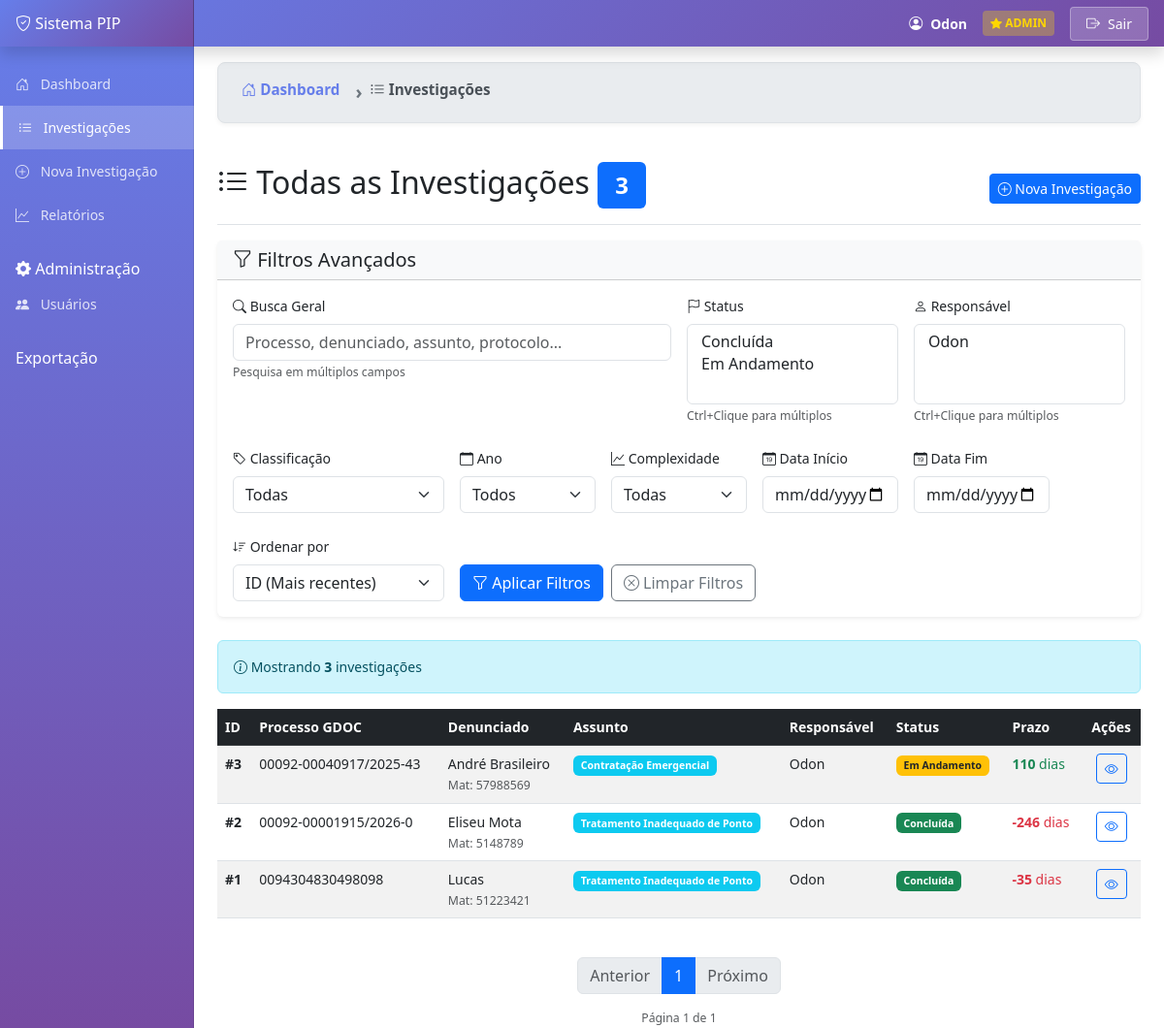
Screenshot of /investigacoes (signed in) with the database file from the repository.
### models.py (models this page shows, shortened)
class Investigacao(db.Model):
    __tablename__ = 'investigacoes'
    id = db.Column(db.Integer, primary_key=True)
    responsavel = db.Column(db.String(100), nullable=False)
    origem = db.Column(db.String(50))
    canal = db.Column(db.String(50))
    protocolo_origem = db.Column(db.String(100))
    admitida_ou_inadmitida = db.Column(db.String(20))
    unidade_origem = db.Column(db.String(100))
    classificacao = db.Column(db.String(100))
    assunto = db.Column(db.String(200))
    processo_gdoc = db.Column(db.String(100))
    ano = db.Column(db.Integer)
    denunciante = db.Column(db.String(200))
    matricula_denunciado = db.Column(db.String(50))
    nome_denunciado = db.Column(db.String(200))
    setor = db.Column(db.String(100))
    diretoria = db.Column(db.String(100))
    vinculo = db.Column(db.String(50))
    objeto_especificacao = db.Column(db.Text)
    diligencias = db.Column(db.Text)
    complexidade = db.Column(db.String(20))
    entrada_prfi = db.Column(db.Date)
    portaria_instauracao = db.Column(db.String(100))
    distribuicao_prfip = db.Column(db.Date)
    distribuicao_prfir = db.Column(db.Date)
    previsao_conclusao = db.Column(db.Date)
    data_conclusao = db.Column(db.Date, nullable=True)  # ✅ NOVO CAMPO ADICIONADO!
    status = db.Column(db.String(50), default='Em Andamento')
    resultado_final = db.Column(db.String(200))
    justificativa = db.Column(db.Text)
    envio_prfi = db.Column(db.Date)
    envio_prf = db.Column(db.Date)
    criado_em = db.Column(db.DateTime, default=datetime.utcnow)
    atualizado_em = db.Column(db.DateTime, default=datetime.utcnow, onupdate=datetime.utcnow)
    historico = db.relationship('HistoricoDiligencia', backref='investigacao', lazy=True, cascade='all, delete-orphan')

### app.py (the view, shortened to what this page needs)
@app.route('/investigacoes')
def investigacoes():
    if 'usuario' not in session:
        flash('Você precisa fazer login primeiro!', 'warning')
        return redirect(url_for('login'))
    query = Investigacao.query
    filtros_status = request.args.getlist('status')  # Pega lista de valores
    if filtros_status and 'todos' not in filtros_status:
        query = query.filter(Investigacao.status.in_(filtros_status))
    filtros_responsavel = request.args.getlist('responsavel')
    if filtros_responsavel and 'todos' not in filtros_responsavel:
        query = query.filter(Investigacao.responsavel.in_(filtros_responsavel))
    filtro_classificacao = request.args.get('classificacao')
    if filtro_classificacao and filtro_classificacao != 'todos':
        query = query.filter(Investigacao.classificacao == filtro_classificacao)
    filtro_ano = request.args.get('ano')
    if filtro_ano and filtro_ano != 'todos':
        query = query.filter(Investigacao.ano == int(filtro_ano))
    data_inicio = request.args.get('data_inicio')
    data_fim = request.args.get('data_fim')
    if data_inicio:
        try:
            data_inicio_obj = datetime.strptime(data_inicio, '%Y-%m-%d').date()
            query = query.filter(Investigacao.entrada_prfi >= data_inicio_obj)
        except:
            pass
    if data_fim:
        try:
            data_fim_obj = datetime.strptime(data_fim, '%Y-%m-%d').date()
            query = query.filter(Investigacao.entrada_prfi <= data_fim_obj)
        except:
            pass
    filtro_complexidade = request.args.get('complexidade')
    if filtro_complexidade and filtro_complexidade != 'todos':
        query = query.filter(Investigacao.complexidade == filtro_complexidade)
    busca = request.args.get('busca')
    ordenar_por = request.args.get('ordenar_por', 'id_desc')
    if ordenar_por == 'id_asc':
        query = query.order_by(Investigacao.id.asc())
    elif ordenar_por == 'id_desc':
        query = query.order_by(Investigacao.id.desc())
    elif ordenar_por == 'previsao_asc':
        query = query.order_by(Investigacao.previsao_conclusao.asc())
    elif ordenar_por == 'previsao_desc':
        query = query.order_by(Investigacao.previsao_conclusao.desc())
    elif ordenar_por == 'status_asc':
        query = query.order_by(Investigacao.status.asc())
    elif ordenar_por == 'status_desc':
        query = query.order_by(Investigacao.status.desc())
    elif ordenar_por == 'responsavel_asc':
        query = query.order_by(Investigacao.responsavel.asc())
    elif ordenar_por == 'responsavel_desc':
        query = query.order_by(Investigacao.responsavel.desc())
    page = request.args.get('page', 1, type=int)
    per_page = 10  # Número de itens por página
    pagination = query.paginate(page=page, per_page=per_page, error_out=False)
    total_resultados = pagination.total
    lista_status = db.session.query(Investigacao.status).distinct().order_by(Investigacao.status).all()
    lista_responsaveis = db.session.query(Investigacao.responsavel).distinct().order_by(Investigacao.responsavel).all()
    lista_classificacoes = db.session.query(Investigacao.classificacao).distinct().order_by(Investigacao.classificacao).all()
    lista_anos = db.session.query(Investigacao.ano).distinct().order_by(Investigacao.ano.desc()).all()
    lista_complexidades = db.session.query(Investigacao.complexidade).distinct().order_by(Investigacao.complexidade).all()
    return render_template('investigacoes.html',
                         investigacoes=pagination, # ✅ Passando o objeto de paginação
                         total_resultados=total_resultados,
                         lista_status=[s[0] for s in lista_status if s[0]],
                         lista_responsaveis=[r[0] for r in lista_responsaveis if r[0]],
                         lista_classificacoes=[c[0] for c in lista_classificacoes if c[0]],
                         lista_anos=[a[0] for a in lista_anos if a[0]],
                         lista_complexidades=[c[0] for c in lista_complexidades if c[0]],
                         filtros_status=filtros_status,
                         filtros_responsavel=filtros_responsavel,
                         filtro_classificacao=filtro_classificacao,
                         filtro_ano=filtro_ano,
                         filtro_complexidade=filtro_complexidade,
                         data_inicio=data_inicio,
                         data_fim=data_fim,
                         busca=busca,
                         ordenar_por=ordenar_por,
                         hoje=datetime.now().date())

### templates/investigacoes.html (shortened to what this page needs)
{% extends "base.html" %}
{% block breadcrumbs %}
<nav aria-label="breadcrumb" class="mt-3">
    <ol class="breadcrumb">
        <li class="breadcrumb-item">
            <a href="{{ url_for('dashboard') }}"><i class="bi bi-house-door"></i> Dashboard</a>
        </li>
        <li class="breadcrumb-item active" aria-current="page">
            <i class="bi bi-list-ul"></i> Investigações
        </li>
    </ol>
</nav>
{% endblock %}
{% block content %}
<div class="d-flex justify-content-between flex-wrap flex-md-nowrap align-items-center pt-3 pb-2 mb-3 border-bottom">
    <h1 class="h2">
        <i class="bi bi-list-ul"></i> Todas as Investigações
        {% if total_resultados > 0 %}
            <span class="badge bg-primary">{{ total_resultados }}</span>
        {% endif %}
    </h1>
    <div class="btn-toolbar mb-2 mb-md-0">
        <a href="{{ url_for('nova_investigacao') }}" class="btn btn-sm btn-primary">
            <i class="bi bi-plus-circle"></i> Nova Investigação
        </a>
    </div>
</div>
<div class="card mb-4">
    <div class="card-header bg-light">
        <h5 class="mb-0"><i class="bi bi-funnel"></i> Filtros Avançados</h5>
    </div>
    <div class="card-body">
        <form method="GET" action="{{ url_for('investigacoes') }}">
            <div class="row g-3">
                <div class="col-md-6">
                    <label class="form-label"><i class="bi bi-search"></i> Busca Geral</label>
                    <input type="text" class="form-control" name="busca"
                           placeholder="Processo, denunciado, assunto, protocolo..."
                           value="{{ busca or '' }}">
                    <small class="text-muted">Pesquisa em múltiplos campos</small>
                </div>
                <div class="col-md-3">
                    <label class="form-label"><i class="bi bi-flag"></i> Status</label>
                    <select class="form-select" name="status" multiple size="3">
                        {% for st in lista_status %}
                            <option value="{{ st }}" {% if st in filtros_status %}selected{% endif %}>
                            </option>
                        {% endfor %}
                    </select>
                    <small class="text-muted">Ctrl+Clique para múltiplos</small>
                </div>
                <div class="col-md-3">
                    <label class="form-label"><i class="bi bi-person"></i> Responsável</label>
                    <select class="form-select" name="responsavel" multiple size="3">
                        {% for resp in lista_responsaveis %}
                            <option value="{{ resp }}" {% if resp in filtros_responsavel %}selected{% endif %}>
                            </option>
                        {% endfor %}
                    </select>
                    <small class="text-muted">Ctrl+Clique para múltiplos</small>
                </div>
            </div>
            <div class="row g-3 mt-2">
                <div class="col-md-3">
                    <label class="form-label"><i class="bi bi-tag"></i> Classificação</label>
                    <select class="form-select" name="classificacao">
                        <option value="todos">Todas</option>
                    </select>
                </div>
                <div class="col-md-2">
                    <label class="form-label"><i class="bi bi-calendar"></i> Ano</label>
                    <select class="form-select" name="ano">
                        <option value="todos">Todos</option>
                    </select>
                </div>
                <div class="col-md-2">
                    <label class="form-label"><i class="bi bi-graph-up"></i> Complexidade</label>
                    <select class="form-select" name="complexidade">
                        <option value="todos">Todas</option>
                    </select>
                </div>
                <div class="col-md-2">
                    <label class="form-label"><i class="bi bi-calendar-date"></i> Data Início</label>
                    <input type="date" class="form-control" name="data_inicio" value="{{ data_inicio or '' }}">
                </div>
                <div class="col-md-2">
                    <label class="form-label"><i class="bi bi-calendar-date"></i> Data Fim</label>
                    <input type="date" class="form-control" name="data_fim" value="{{ data_fim or '' }}">
                </div>
            </div>
            <div class="row g-3 mt-2">
                <div class="col-md-3">
                    <label class="form-label"><i class="bi bi-sort-down"></i> Ordenar por</label>
                    <select class="form-select" name="ordenar_por">
                        <option value="id_desc" {% if ordenar_por == 'id_desc' %}selected{% endif %}>ID (Mais recentes)</option>
                    </select>
                </div>
                <div class="col-md-9 d-flex align-items-end">
                    <button type="submit" class="btn btn-primary me-2">
                        <i class="bi bi-funnel"></i> Aplicar Filtros
                    </button>
                    <a href="{{ url_for('investigacoes') }}" class="btn btn-outline-secondary">
                        <i class="bi bi-x-circle"></i> Limpar Filtros
                    </a>
                </div>
            </div>
        </form>
    </div>
</div>
{% if total_resultados > 0 %}
    <div class="alert alert-info">
        <i class="bi bi-info-circle"></i>
        Mostrando <strong>{{ total_resultados }}</strong>
        {% if total_resultados == 1 %}investigação{% else %}investigações{% endif %}
    </div>
{% endif %}
<div class="table-responsive">
    <table class="table table-striped table-hover">
        <thead class="table-dark">
            <tr>
                <th>ID</th>
                <th>Processo GDOC</th>
                <th>Denunciado</th>
                <th>Assunto</th>
                <th>Responsável</th>
                <th>Status</th>
                <th>Prazo</th>
                <th class="text-center">Ações</th>
            </tr>
        </thead>
        <tbody>
            {% for inv in investigacoes.items %}
            {% set dias_restantes = (inv.previsao_conclusao - hoje).days if inv.previsao_conclusao else None %}
            {% set esta_atrasado = dias_restantes < 0 if dias_restantes is not none else False %}
            <tr>
                <td><strong>#{{ inv.id }}</strong></td>
                <td>{{ inv.processo_gdoc or '-' }}</td>
                <td>
                    {{ inv.nome_denunciado or '-' }}<br>
                    <small class="text-muted">Mat: {{ inv.matricula_denunciado or '-' }}</small>
                </td>
                <td>
                    {% if inv.assunto %}
                        <span class="badge bg-info">{{ inv.assunto }}</span>
                    {% else %}
                        -
                    {% endif %}
                </td>
                <td>{{ inv.responsavel or '-' }}</td>
                <td>
                    {% if inv.status == 'Em Andamento' %}
                        {% if esta_atrasado %}
                            <span class="badge bg-danger">ATRASADO</span>
                        {% else %}
                            <span class="badge bg-warning text-dark">{{ inv.status }}</span>
                        {% endif %}
                    {% elif inv.status == 'Concluída' %}
                        <span class="badge bg-success">{{ inv.status }}</span>
                    {% else %}
                        <span class="badge bg-secondary">{{ inv.status or '-' }}</span>
                    {% endif %}
                </td>
                <td>
                    {% if dias_restantes is not none %}
                        <span class="{% if dias_restantes < 0 %}text-danger{% elif dias_restantes <= 15 %}text-warning{% else %}text-success{% endif %}">
                            <strong>{{ dias_restantes }}</strong> dias
                        </span>
                    {% else %}
                        -
                    {% endif %}
                </td>
                <td class="text-center">
                    <a href="{{ url_for('detalhes', id=inv.id) }}" class="btn btn-sm btn-outline-primary" title="Ver detalhes">
                        <i class="bi bi-eye"></i>
                    </a>
                </td>
            </tr>
            {% endfor %}
        </tbody>
    </table>
</div>
<nav aria-label="Navegação de páginas" class="mt-4">
    <ul class="pagination justify-content-center">
        <li class="page-item {% if not investigacoes.has_prev %}disabled{% endif %}">
            <a class="page-link" href="{{ url_for('investigacoes', page=investigacoes.prev_num, **request.args) }}" tabindex="-1">Anterior</a>
        </li>
        {% for page_num in investigacoes.iter_pages(left_edge=1, right_edge=1, left_current=1, right_current=2) %}
            {% if page_num %}
                <li class="page-item {% if page_num == investigacoes.page %}active{% endif %}">
                    <a class="page-link" href="{{ url_for('investigacoes', page=page_num, **request.args) }}">{{ page_num }}</a>
                </li>
            {% else %}
                <li class="page-item disabled"><span class="page-link">...</span></li>
            {% endif %}
        {% endfor %}
        <li class="page-item {% if not investigacoes.has_next %}disabled{% endif %}">
            <a class="page-link" href="{{ url_for('investigacoes', page=investigacoes.next_num, **request.args) }}">Próximo</a>
        </li>
    </ul>
    <div class="text-center text-muted small mt-2">
        Página {{ investigacoes.page }} de {{ investigacoes.pages }}
    </div>
</nav>
{% endblock %}

### rows the page displays
Investigacao: id "3", processo_gdoc "00092-00040917/2025-43", nome_denunciado "André Brasileiro", matricula_denunciado "57988569", assunto "Contratação Emergencial", responsavel "Odon", status "Em Andamento"
Investigacao: id "2", processo_gdoc "00092-00001915/2026-0", nome_denunciado "Eliseu Mota", matricula_denunciado "5148789", assunto "Tratamento Inadequado de Ponto", responsavel "Odon", status "Concluída"
Investigacao: id "1", processo_gdoc "0094304830498098", nome_denunciado "Lucas", matricula_denunciado "51223421", assunto "Tratamento Inadequado de Ponto", responsavel "Odon", status "Concluída"

### other values shown
{{ session.nome }} "Odon"
{{ total_resultados }} "3"
{{ page_num }} "1"
{{ investigacoes.page }} "1"
{{ investigacoes.pages }} "1"
